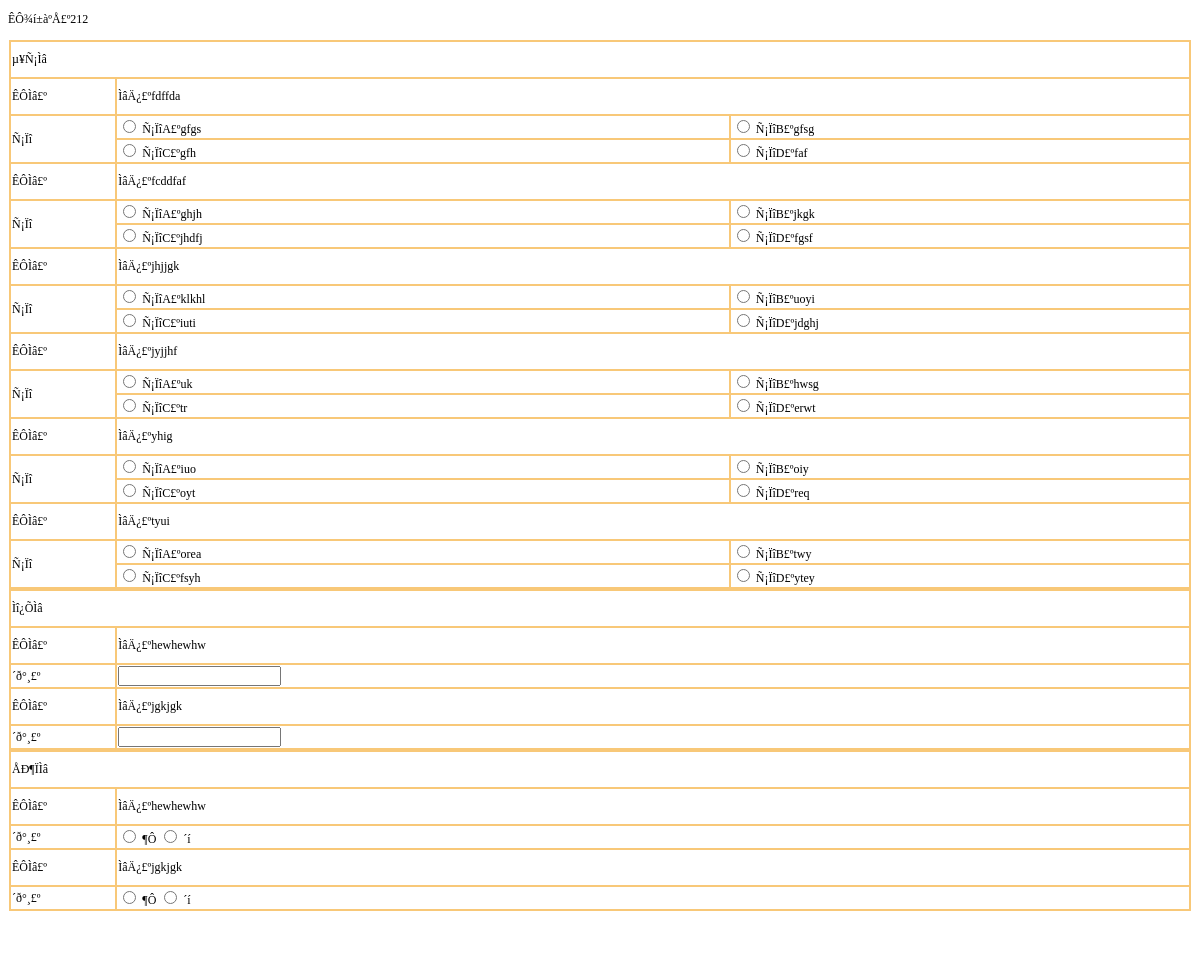
/shijuan_detail.php?id=9, run on the app's committed database.
### tables this page shows
CREATE TABLE `shijuanshengcheng` (
  `ID` int(11) NOT NULL AUTO_INCREMENT,
  `bianhao` varchar(255) DEFAULT NULL,
  `kemu` varchar(50) DEFAULT NULL,
  `danxuantishu` int(11) DEFAULT NULL,
  `danxuanfenzhi` int(11) DEFAULT NULL,
  `tiankongtishu` int(11) DEFAULT NULL,
  `tiankongfenzhi` int(11) DEFAULT NULL,
  `panduantishu` int(11) DEFAULT NULL,
  `panduanfenzhi` int(11) DEFAULT NULL,
  `danxuanti` varchar(255) DEFAULT NULL,
  `tiankongti` varchar(255) DEFAULT NULL,
  `panduanti` varchar(255) DEFAULT NULL,
  `addtime` timestamp NULL DEFAULT CURRENT_TIMESTAMP ON UPDATE CURRENT_TIMESTAMP,
  PRIMARY KEY (`ID`)
);

CREATE TABLE `danxuanti` (
  `id` int(11) NOT NULL AUTO_INCREMENT,
  `kemu` varchar(50) DEFAULT NULL,
  `timu` varchar(50) DEFAULT NULL,
  `xuanxiangA` varchar(50) DEFAULT NULL,
  `xuanxiangB` varchar(50) DEFAULT NULL,
  `xuanxiangC` varchar(50) DEFAULT NULL,
  `xuanxiangD` varchar(50) DEFAULT NULL,
  `daan` varchar(50) DEFAULT NULL,
  `addtime` timestamp NOT NULL DEFAULT CURRENT_TIMESTAMP,
  PRIMARY KEY (`id`)
);

CREATE TABLE `tiankongti` (
  `ID` int(11) NOT NULL AUTO_INCREMENT,
  `timu` varchar(500) DEFAULT NULL,
  `kemu` varchar(50) DEFAULT NULL,
  `daan` varchar(255) DEFAULT NULL,
  `addtime` timestamp NULL DEFAULT CURRENT_TIMESTAMP ON UPDATE CURRENT_TIMESTAMP,
  PRIMARY KEY (`ID`)
);

### shijuan_detail.php (the view, shortened to what this page needs)
<?php
include_once 'conn.php';
$id=$_GET["id"];
?>
<!DOCTYPE html PUBLIC "-//W3C//DTD XHTML 1.0 Transitional//EN" "http://www.w3.org/TR/xhtml1/DTD/xhtml1-transitional.dtd">
<html xmlns="http://www.w3.org/1999/xhtml">
<head>
<title>µ¥Ñ¡Ìâ</title><link rel="stylesheet" href="css.css" type="text/css">
</head>
<body>
<?php
$sql="select * from shijuanshengcheng where id=".$id;
$query=mysql_query($sql);
$rowscount=mysql_num_rows($query);
if($rowscount>0)
{
?>
<p>ÊÔ¾í±àºÅ£º<?php echo mysql_result($query,$i,bianhao)?></p>
<table bgcolor="#ffffff" border="0" cellspacing="0"
                              height="203" width="100%">
  <tbody>
    <tr>
      <td><form action="" method="post" name="form1" id="form1">
        <table width="100%" height="103" border="1" cellpadding="1" cellspacing="0" bordercolor="#F8C878">
          <tr>
            <td height="33" colspan="3">µ¥Ñ¡Ìâ</td>
          </tr>
         <?php
$sql2="select * from danxuanti where id in (".mysql_result($query,$i,danxuanti).")";
$query2=mysql_query($sql2);
$rowscount2=mysql_num_rows($query2);
if($rowscount2>0)
{
	 for($i2=0;$i2<$rowscount2;$i2++)
	 {
?>
          <tr>
            <td width="9%" height="33">ÊÔÌâ£º</td>
            <td colspan="2">ÌâÄ¿£º<?php echo mysql_result($query2,$i2,timu)?>
                  <input name="xztshitida<?php echo mysql_result($query2,$i2,id)?>" type="hidden" id="xztshitida<?php echo mysql_result($query2,$i2,id)?>" value="<?php echo mysql_result($query2,$i2,daan)?>" /></td>
          </tr>
          <tr>
            <td rowspan="2">Ñ¡Ïî</td>
            <td width="52%"><input type="radio" name="xztxxa<?php echo mysql_result($query2,$i2,id)?>" value="A" />
              Ñ¡ÏîA£º<?php echo mysql_result($query2,$i2,xuanxiangA)?></td>
            <td width="39%"><input type="radio" name="xztxxa<?php echo mysql_result($query2,$i2,id)?>" value="B" />
              Ñ¡ÏîB£º<?php echo mysql_result($query2,$i2,xuanxiangB)?></td>
          </tr>
          <tr>
            <td><input type="radio" name="xztxxa<?php echo mysql_result($query2,$i2,id)?>" value="C" />
              Ñ¡ÏîC£º<?php echo mysql_result($query2,$i2,xuanxiangC)?></td>
            <td><input type="radio" name="xztxxa<?php echo mysql_result($query2,$i2,id)?>" value="D" />
              Ñ¡ÏîD£º<?php echo mysql_result($query2,$i2,xuanxiangD)?></td>
          </tr>
         <?php
		 }
	}
?>
        </table>
		 <table width="100%" height="103" border="1" cellpadding="1" cellspacing="0" bordercolor="#F8C878">
          <tr>
            <td height="33" colspan="3">Ìî¿ÕÌâ</td>
          </tr>
         <?php
$sql2="select * from tiankongti where id in (".mysql_result($query,$i,tiankongti).")";
$query2=mysql_query($sql2);
$rowscount2=mysql_num_rows($query2);
if($rowscount2>0)
{
	 for($i2=0;$i2<$rowscount2;$i2++)
	 {
?>
          <tr>
            <td width="9%" height="33">ÊÔÌâ£º</td>
            <td colspan="2">ÌâÄ¿£º<?php echo mysql_result($query2,$i2,timu)?>
                  <input name="xztshitida<?php echo mysql_result($query2,$i2,id)?>" type="hidden" id="xztshitida<?php echo mysql_result($query2,$i2,id)?>" value="<?php echo mysql_result($query2,$i2,daan)?>" /></td>
          </tr>
          <tr>
            <td>´ð°¸£º</td>
            <td colspan="2"><input name="tktshitixx<?php echo mysql_result($query2,$i2,id)?>" type="text" id="tktshitixx<?php echo mysql_result($query2,$i2,id)?>" /></td>
            </tr>
         <?php
		 }
	}
?>
        </table>
         <table width="100%" height="103" border="1" cellpadding="1" cellspacing="0" bordercolor="#F8C878">
           <tr>
             <td height="33" colspan="3">ÅÐ¶ÏÌâ</td>
           </tr>
           <?php
$sql2="select * from tiankongti where id in (".mysql_result($query,$i,tiankongti).")";
$query2=mysql_query($sql2);
$rowscount2=mysql_num_rows($query2);
if($rowscount2>0)
{
	 for($i2=0;$i2<$rowscount2;$i2++)
	 {
?>
           <tr>
             <td width="9%" height="33">ÊÔÌâ£º</td>
             <td colspan="2">ÌâÄ¿£º<?php echo mysql_result($query2,$i2,timu)?>
                 <input name="xztshitida<?php echo mysql_result($query2,$i2,id)?>2" type="hidden" id="xztshitida<?php echo mysql_result($query2,$i2,id)?>2" value="<?php echo mysql_result($query2,$i2,daan)?>" /></td>
           </tr>
           <tr>
             <td>´ð°¸£º</td>
             <td colspan="2"><input type="radio" name="pdtxxa<?php echo mysql_result($query2,$i2,id)?>" value="¶Ô" />
               ¶Ô
               <input type="radio" name="pdtxxa<?php echo mysql_result($query2,$i2,id)?>" value="´í" />
               ´í</td>
           </tr>
           <?php
		 }
	}
?>
         </table>
      </form>
          <p>&nbsp;</p></td>
    </tr>
  </tbody>
</table>
<p>&nbsp;</p>
<?php
	}
?>
</body>
</html>

### css.css (style rules this page uses)
BODY { FONT-SIZE: 12px }
P { FONT-SIZE: 12px }
TD { FONT-SIZE: 12px }
INPUT { FONT-SIZE: 12px }

### data on the page
shijuanshengcheng: bianhao "212"
danxuanti: timu "fdffda", xuanxiangA "gfgs", xuanxiangB "gfsg", xuanxiangC "gfh", xuanxiangD "faf"
danxuanti: timu "fcddfaf", xuanxiangA "ghjh", xuanxiangB "jkgk", xuanxiangC "jhdfj", xuanxiangD "fgsf"
danxuanti: timu "jhjjgk", xuanxiangA "klkhl", xuanxiangB "uoyi", xuanxiangC "iuti", xuanxiangD "jdghj"
danxuanti: timu "jyjjhf", xuanxiangA "uk", xuanxiangB "hwsg", xuanxiangC "tr", xuanxiangD "erwt"
danxuanti: timu "yhig", xuanxiangA "iuo", xuanxiangB "oiy", xuanxiangC "oyt", xuanxiangD "req"
danxuanti: timu "tyui", xuanxiangA "orea", xuanxiangB "twy", xuanxiangC "fsyh", xuanxiangD "ytey"
tiankongti: timu "hewhewhw"
tiankongti: timu "jgkjgk"
